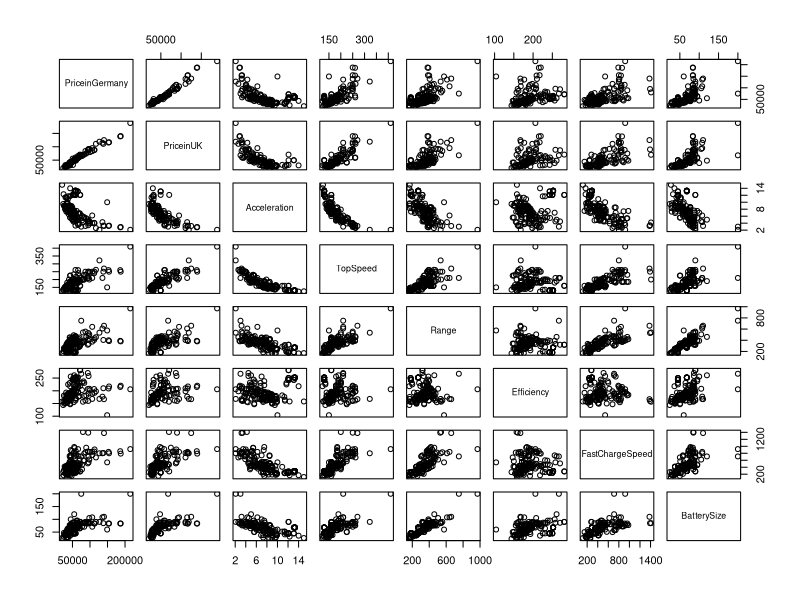

The R source for this figure:
# Author: Eric Wilson
# Date Created: 6 December 2021
# Filename: Main.R

library(tidyverse)
library(readxl)
library(MASS)
library(car)

ev <- read_xlsx('Electric Vehicle Data/Cheapestelectriccars-EVDatabase.xlsx', 
                sheet = 'Cheapestelectriccars- UTF8')

# Convert Character Vectors into useable numeric vectors
ev$BatterySize <- as.numeric(gsub(".* ([0-9]{2,3}[.]*[0-9]*) kWh", "\\1", ev$Subtitle))
libra_strip <- gsub(".([0-9]{2,3},[0-9]{3})", "\\1", ev$PriceinUK) # strip the libra symbol
ev$PriceinUK <- as.numeric(gsub(",", "", libra_strip))
ev$Acceleration <- as.numeric(gsub(" sec", "", ev$Acceleration))
ev$TopSpeed <- as.numeric(gsub(" km/h", "", ev$TopSpeed))
ev$Range <- as.numeric(gsub(" km", "", ev$Range))
ev$Efficiency <- as.numeric(gsub(" Wh/km", "", ev$Efficiency))
ev$FastChargeSpeed <- as.numeric(gsub(" km/h", "", ev$FastChargeSpeed))
ev$Drive <- as.factor(ev$Drive)
ev$PriceinGermany <- as.numeric(ev$PriceinGermany)

# Limit ev to complete records, German Prices
ev <- ev[complete.cases(cbind(ev$FastChargeSpeed, ev$PriceinGermany)),]

# Create graph of pairs+
pairs(~ PriceinGermany + PriceinUK + Acceleration + TopSpeed + Range + Efficiency +
          FastChargeSpeed + BatterySize, data = ev)

# Create first model
model1 <- lm(PriceinGermany ~ Acceleration + TopSpeed + Range + Efficiency + FastChargeSpeed +
                 BatterySize, data = ev, na.action = na.omit)

# Create second model, with Drive as categorical data
model2 <- lm(PriceinGermany ~ Acceleration + TopSpeed + Range + Efficiency + FastChargeSpeed +
                 BatterySize + Drive, data = ev, na.action = na.omit)

# Transform numeric predictors
summary(powerTransform(cbind(ev$Acceleration, ev$TopSpeed, ev$Range, ev$Efficiency,
                             ev$FastChargeSpeed, ev$BatterySize)))

# Create model with transformed Data
model3 <- lm(PriceinGermany ~ sqrt(Acceleration) + (1/TopSpeed) + log(Range) +
                 log(Efficiency) + log(FastChargeSpeed) + log(BatterySize), data = ev)

# Create model with transformed Data, without FastChargeSpeed
model4 <- lm(PriceinGermany ~ sqrt(Acceleration) + (1/TopSpeed) + log(Range) +
                 log(Efficiency) + log(BatterySize), data = ev)

# Note: Lightyear one seems to be a pretty bad strong outlier